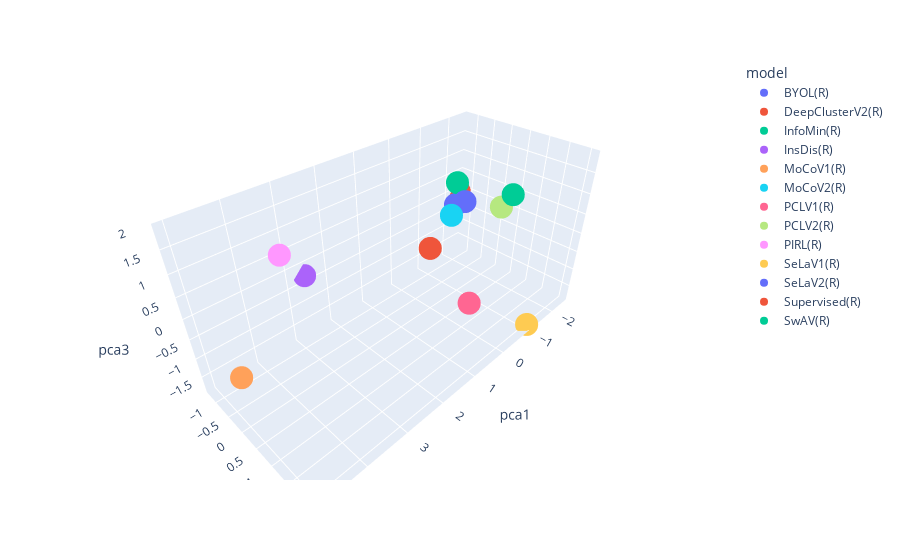

The cell this chart's notebook holds for it:
### Code cell
# Plot Learned Concepts Embedding (LCE)

# Imports
import plotly.express as px

fig = px.scatter_3d(components, x='pca1', y='pca2', z='pca3', color="model")
fig.show()

### Figure 1 — Plotly figure (JSON) as saved in the notebook; plotly's stock layout.template omitted (floating-point values rounded to 4 significant figures)
{"data": [{"hovertemplate": "model=BYOL(R)<br>pca1=%{x}<br>pca2=%{y}<br>pca3=%{z}<extra></extra>", "legendgroup": "BYOL(R)", "marker": {"color": "#636efa", "symbol": "circle"}, "mode": "markers", "name": "BYOL(R)", "scene": "scene", "showlegend": true, "type": "scatter3d", "x": [-1.982], "y": [-1.007], "z": [-0.2077]}, {"hovertemplate": "model=DeepClusterV2(R)<br>pca1=%{x}<br>pca2=%{y}<br>pca3=%{z}<extra></extra>", "legendgroup": "DeepClusterV2(R)", "marker": {"color": "#EF553B", "symbol": "circle"}, "mode": "markers", "name": "DeepClusterV2(R)", "scene": "scene", "showlegend": true, "type": "scatter3d", "x": [-2.42], "y": [-1.269], "z": [-0.02738]}, {"hovertemplate": "model=InfoMin(R)<br>pca1=%{x}<br>pca2=%{y}<br>pca3=%{z}<extra></extra>", "legendgroup": "InfoMin(R)", "marker": {"color": "#00cc96", "symbol": "circle"}, "mode": "markers", "name": "InfoMin(R)", "scene": "scene", "showlegend": true, "type": "scatter3d", "x": [0.1074], "y": [1.971], "z": [1.89]}, {"hovertemplate": "model=InsDis(R)<br>pca1=%{x}<br>pca2=%{y}<br>pca3=%{z}<extra></extra>", "legendgroup": "InsDis(R)", "marker": {"color": "#ab63fa", "symbol": "circle"}, "mode": "markers", "name": "InsDis(R)", "scene": "scene", "showlegend": true, "type": "scatter3d", "x": [2.624], "y": [-1.267], "z": [-0.2684]}, {"hovertemplate": "model=MoCoV1(R)<br>pca1=%{x}<br>pca2=%{y}<br>pca3=%{z}<extra></extra>", "legendgroup": "MoCoV1(R)", "marker": {"color": "#FFA15A", "symbol": "circle"}, "mode": "markers", "name": "MoCoV1(R)", "scene": "scene", "showlegend": true, "type": "scatter3d", "x": [4.951], "y": [0.04949], "z": [-0.5988]}, {"hovertemplate": "model=MoCoV2(R)<br>pca1=%{x}<br>pca2=%{y}<br>pca3=%{z}<extra></extra>", "legendgroup": "MoCoV2(R)", "marker": {"color": "#19d3f3", "symbol": "circle"}, "mode": "markers", "name": "MoCoV2(R)", "scene": "scene", "showlegend": true, "type": "scatter3d", "x": [0.3364], "y": [0.7667], "z": [1.086]}, {"hovertemplate": "model=PCLV1(R)<br>pca1=%{x}<br>pca2=%{y}<br>pca3=%{z}<extra></extra>", "legendgroup": "PCLV1(R)", "marker": {"color": "#FF6692", "symbol": "circle"}, "mode": "markers", "name": "PCLV1(R)", "scene": "scene", "showlegend": true, "type": "scatter3d", "x": [0.2054], "y": [1.299], "z": [-0.9324]}, {"hovertemplate": "model=PCLV2(R)<br>pca1=%{x}<br>pca2=%{y}<br>pca3=%{z}<extra></extra>", "legendgroup": "PCLV2(R)", "marker": {"color": "#B6E880", "symbol": "circle"}, "mode": "markers", "name": "PCLV2(R)", "scene": "scene", "showlegend": true, "type": "scatter3d", "x": [-1.378], "y": [0.791], "z": [0.6312]}, {"hovertemplate": "model=PIRL(R)<br>pca1=%{x}<br>pca2=%{y}<br>pca3=%{z}<extra></extra>", "legendgroup": "PIRL(R)", "marker": {"color": "#FF97FF", "symbol": "circle"}, "mode": "markers", "name": "PIRL(R)", "scene": "scene", "showlegend": true, "type": "scatter3d", "x": [3.243], "y": [-1.046], "z": [0.6464]}, {"hovertemplate": "model=SeLaV1(R)<br>pca1=%{x}<br>pca2=%{y}<br>pca3=%{z}<extra></extra>", "legendgroup": "SeLaV1(R)", "marker": {"color": "#FECB52", "symbol": "circle"}, "mode": "markers", "name": "SeLaV1(R)", "scene": "scene", "showlegend": true, "type": "scatter3d", "x": [-1.035], "y": [2.09], "z": [-1.827]}, {"hovertemplate": "model=SeLaV2(R)<br>pca1=%{x}<br>pca2=%{y}<br>pca3=%{z}<extra></extra>", "legendgroup": "SeLaV2(R)", "marker": {"color": "#636efa", "symbol": "circle"}, "mode": "markers", "name": "SeLaV2(R)", "scene": "scene", "showlegend": true, "type": "scatter3d", "x": [-1.944], "y": [-0.6783], "z": [0.01684]}, {"hovertemplate": "model=Supervised(R)<br>pca1=%{x}<br>pca2=%{y}<br>pca3=%{z}<extra></extra>", "legendgroup": "Supervised(R)", "marker": {"color": "#EF553B", "symbol": "circle"}, "mode": "markers", "name": "Supervised(R)", "scene": "scene", "showlegend": true, "type": "scatter3d", "x": [-0.6357], "y": [-0.6385], "z": [-0.7806]}, {"hovertemplate": "model=SwAV(R)<br>pca1=%{x}<br>pca2=%{y}<br>pca3=%{z}<extra></extra>", "legendgroup": "SwAV(R)", "marker": {"color": "#00cc96", "symbol": "circle"}, "mode": "markers", "name": "SwAV(R)", "scene": "scene", "showlegend": true, "type": "scatter3d", "x": [-2.072], "y": [-1.061], "z": [0.3709]}], "layout": {"legend": {"title": {"text": "model"}, "tracegroupgap": 0}, "margin": {"t": 60}, "scene": {"domain": {"x": [0, 1], "y": [0, 1]}, "xaxis": {"title": {"text": "pca1"}}, "yaxis": {"title": {"text": "pca2"}}, "zaxis": {"title": {"text": "pca3"}}}}}
